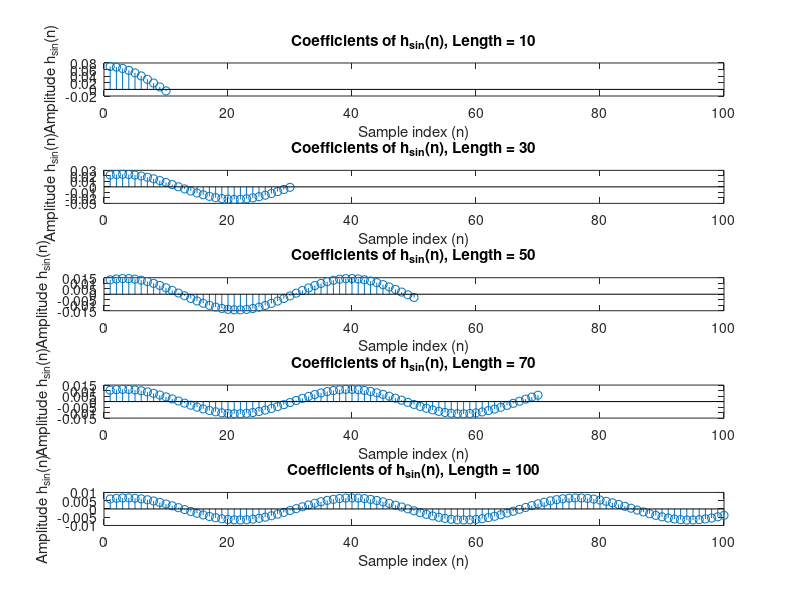

Recreate this plot in MATLAB.

h_BB_reversedOrder = [-.00141272;
        -.000657779;
        -.000252045;
        -.000145228;
        -.000617492;
        -.000191559;
        .000119438;
        .000290811;
        .000167393;
        .000182847;
        -3.09946e-5;
        -.00026106;
        4.44179e-5;
        .000438254;
        .000630993;
        .000814702;
        .000689883;
        .000642405;
        .000780218;
        .000765876;
        .000596609;
        .000212804;
        -.00015842;
        -.000493322;
        -.000456846;
        -.000281913;
        -.000351245;
        -.000389521;
        -.000415859;
        -.00032167;
        -.000236221;
        -.000365496;
        -.000825367;
        -.00112215;
        -.000978803;
        -.00080876;
        -.000523907;
        -.000273839;
        -1.74858e-5;
        .00012968;
        .000297517;
        .00039157;
        .000309692;
        .000567595;
        .000793763;
        .00086271;
        .00104966;
        .00129369;
        .00121516;
        .00111702;
        .000983938;
        .000800474;
        .000617981;
        .000251385;
        -.000365834;
        -.000617057;
        -.000655467;
        -.000434984;
        -.000450132;
        -.000837581;
        -.00110953;
        -.0010192;
        -.000682965;
        -.000113112;
        .000145882;
        4.88261e-5;
        .000127582;
        -5.93261e-6;
        .000268949;
        .000472477;
        .000727159;
        .000480282;
        .000196024;
        8.17864e-5;
        -2.55988e-5;
        .000364708;
        .000698414;
        .000825581;
        .000624775;
        .000259453;
        -.000129758;
        -.000466599;
        -.000631378;
        -.00055212;
        -.000696473;
        -.000889099;
        -.000898535;
        -.000821679;
        -.000611938;
        -.000380395;
        -.00020353;
        -.000333252;
        -.000216571;
        .000105189;
        .000253755;
        .000254397;
        .000429243;
        .000433591;
        .00078856;
        .000940862;
        .000931926;
        .000982811;
        .00105755;
        .00140907;
        .00149995;
        .00141607;
        .000723957;
        .000328487;
        2.76906e-5;
        -.000205565;
        -.000423485;
        -.000897024;
        -.00131941;
        -.00142747;
        -.00103157;
        -.000633993;
        -.000457755;
        -.000476328;
        -.000499022;
        -.000590104;
        -.000557087;
        -.000654081;
        -.000706798;
        -.000386317;
        -.000159001;
        -2.58096e-6;
        -.000107082;
        -.000230291;
        3.19991e-5;
        .000482579;
        .000821164;
        .00115511;
        .00120296;
        .00133516;
        .00166862;
        .00175554;
        .00171744;
        .00141179;
        .000604784;
        -.000297363;
        -.000841691;
        -.000827251;
        .00027397;
        .000732172;
        .000930474;
        .000301475;
        -.000628479;
        -.00106053;
        -.000873266;
        -.000249997;
        -.000132312;
        -.000179967;
        -.000347866;
        -.000210684;
        .00044521;
        .00121758;
        .00140804;
        .000761121;
        .000255313;
        .000749035;
        .00115672;
        .00121131;
        .000868579;
        .000376071;
        .000119052;
        .000508669;
        .000218091;
        -.000416066;
        -.000868279;
        -.000553352;
        .000725122;
        .00124181;
        .000551526;
        -.000583037;
        -.00108452;
        -.000968645;
        -.000533759;
        -.000666731;
        -.00161321;
        -.00241413;
        -.00184122;
        -.000757215;
        -.000280423;
        -.00024884;
        6.76651e-5;
        .000972938;
        .00106875;
        .000535781;
        .000415205;
        .000318108;
        .00150698;
        .00381178;
        .00390535;
        .00256514;
        .00229319;
        .00266915;
        .00321265;
        .00206183;
        -.00030724;
        -.00179824;
        -.00217024;
        -.00107075;
        .000376813;
        -.000496404;
        -.00290908;
        -.00340027;
        -.00163203;
        .00120175;
        .0031251;
        .00183827;
        -.00152242;
        -.00292401;
        -.00143692;
        .00171916;
        .00237708;
        -.000994343;
        -.00321863;
        -.000952024;
        .00248545;
        .00342764;
        .00275113;
        .000646626;
        7.18166e-5;
        .00172346;
        .00285203;
        .0011248;
        -.00276784;
        -.00351308;
        -.00404589;
        -.00576478;
        -.00627417;
        -.00461246;
        -.0029044;
        -.0023959;
        -.000812939;
        -.000813743;
        -.000212602;
        .00344022;
        .00350009;
        .000415846;
        -.00268262;
        -.00478718;
        -.0026969;
        .00115534;
        .00348059;
        .00404951;
        .00113131;
        -.00435468;
        .000430783;
        .0113827;
        .0173366;
        .0125891;
        -.00262453;
        -.00643324;
        .00641665;
        .0210815;
        .0173755;
        -.00879144;
        -.0267158;
        -.0145421;
        .00979372;
        .0199397;
        .0069828;
        -.0111964;
        -.0129418;
        .00488667;
        .0181088;
        .011256;
        -.00197886;
        -.0194854;
        -.0319395;
        -.0220775;
        -.00846599;
        -.0102601;
        -.00636326;
        -.00988754;
        -.0149764;
        .00849097;
        .0302413;
        .0240454;
        .00965893;
        .000758763;
        -.00601488;
        -.00121768;
        .00458289;
        .000735437;
        -.00283795;
        -.00108667;
        .0017589;
        .0008376;
        -.000789678;
        -.000546514;
        .000414681;
        .000500272;
        -4.29855e-5;
        -9.60023e-5;
        .000147468;
        .000213372;
        .000143693;
        5.29525e-5;
        6.39882e-5;
        5.67605e-5;
        8.90269e-5;
        2.72659e-5;
        -6.38299e-5;
        -3.62145e-5;
        -3.49186e-5;
        -7.1811e-5;
        -8.98332e-5;
        -3.10874e-5;
        -6.59179e-5;
        -4.36235e-5;
        1.21481e-6;
        -2.48148e-5;
        -3.69303e-6;
        -9.97263e-6;
        2.762e-5;
        -7.21136e-6;
        3.04775e-6;
        6.1665e-5;
        -8.18706e-6;
        2.2994e-5;
        5.36919e-5;
        2.25576e-5;
        .000169764];

h_sin_reversedOrder = [.000853052;
        .000702412;
        .00053087;
        .0003435;
        .000145913;
        -5.60225e-5;
        -.000256271;
        -.000448892;
        -.000628139;
        -.000788714;
        -.000925761;
        -.00103527;
        -.00111392;
        -.00115939;
        -.00117038;
        -.00114644;
        -.00108845;
        -.000997963;
        -.000877792;
        -.000731493;
        -.000563404;
        -.000378525;
        -.000182394;
        1.91803e-5;
        .000220171;
        .000414607;
        .000596682;
        .000760996;
        .000902664;
        .00101741;
        .00110189;
        .0011535;
        .00117079;
        .0011532;
        .00110133;
        .00101659;
        .000901595;
        .000759748;
        .000595275;
        .000413082;
        .000218585;
        1.75723e-5;
        -.000183966;
        -.000380012;
        -.000564744;
        -.000732675;
        -.000878756;
        -.000998682;
        -.00108885;
        -.00114659;
        -.0011702;
        -.00115894;
        -.00111321;
        -.00103424;
        -.000924544;
        -.000787291;
        -.000626586;
        -.000447236;
        -.000254545;
        -5.42797e-5;
        .0001476;
        .00034508;
        .00053229;
        .000703655;
        .00085405;
        .00097904;
        .00107482;
        .00113864;
        .00116849;
        .00116359;
        .00112404;
        .00105095;
        .000946601;
        .000814067;
        .000657289;
        .000480926;
        .000290248;
        9.09222e-5;
        -.000111111;
        -.000309824;
        -.000499317;
        -.000673942;
        -.000828492;
        -.000958392;
        -.0010597;
        -.00112947;
        -.00116559;
        -.00116699;
        -.0011337;
        -.00106657;
        -.000967721;
        -.000840033;
        -.000687306;
        -.00051411;
        -.00032561;
        -.000127419;
        7.45778e-5;
        .000274361;
        .000465958;
        .000643693;
        .000802244;
        .00093695;
        .00104375;
        .00111942;
        .00116178;
        .0011696;
        .0011425;
        .00108143;
        .000988124;
        .000865417;
        .000716928;
        .000547094;
        .000360989;
        .000164111;
        -3.76462e-5;
        -.000238268;
        -.000431808;
        -.000612445;
        -.000774864;
        -.000914206;
        -.00102634;
        -.00110787;
        -.00115641;
        -.00117049;
        -.00114969;
        -.00109473;
        -.00100711;
        -.000889489;
        -.000745371;
        -.000579079;
        -.000395517;
        -.000200163;
        1.13641e-6;
        .00020241;
        .00039767;
        .000581074;
        .000747176;
        .000891051;
        .00100838;
        .00109574;
        .00115035;
        .00117073;
        .00115629;
        .00110739;
        .00102558;
        .000913168;
        .000773585;
        .000610949;
        .000430135;
        .000236517;
        3.58483e-5;
        -.000165879;
        -.000362668;
        -.000548638;
        -.000718275;
        -.00086651;
        -.000988982;
        -.00108188;
        -.00114266;
        -.00116936;
        -.00116125;
        -.00111853;
        -.00104254;
        -.000935458;
        -.000800505;
        -.000641756;
        -.000463859;
        -.000272138;
        -7.23257e-5;
        .00012965;
        .000327758;
        .000516113;
        .000689088;
        .000841575;
        .000968985;
        .00106753;
        .00113429;
        .00116726;
        .00116553;
        .001129;
        .00105887;
        .000957236;
        .000827094;
        .000672307;
        .000497501;
        .000307896;
        .000109111;
        -9.29146e-5;
        -.000292177;
        -.000482739;
        -.00065892;
        -.000815467;
        -.000947727;
        -.00105178;
        -.00112453;
        -.0011637;
        -.00116829;
        -.00113805;
        -.00107396;
        -.000977853;
        -.000852614;
        -.000702011;
        -.000530492;
        -.000343164;
        -.000145632;
        5.62362e-5;
        .000256431;
        .000448985;
        .000628186;
        .000788646;
        .00092563;
        .00103506;
        .00111365;
        .00115908;
        .00117002;
        .00114605;
        .00108803;
        .000997546;
        .000877366;
        .000731062;
        .000562957;
        .00037813;
        .000182009;
        -1.95116e-5;
        -.000220459;
        -.00041483;
        -.000596855;
        -.000761116;
        -.000902697;
        -.00101741;
        -.00110183;
        -.00115336;
        -.0011706;
        -.00115296;
        -.00110101;
        -.00101626;
        -.000901234;
        -.000759365;
        -.000594898;
        -.000412696;
        -.000218209;
        -1.7213e-5;
        .000184289;
        .000380301;
        .000564963;
        .000732847;
        .000878886;
        .000998756;
        .00108893;
        .00114656;
        .00117011;
        .00115876;
        .00111301;
        .00103405;
        .000924326;
        .000787074;
        .000626372;
        .000446996;
        .000254327;
        5.40854e-5;
        -.000147757;
        -.000345208;
        -.000532371;
        -.000703653;
        -.000854018;
        -.000978922;
        -.0010747;
        -.00113839;
        -.00116823;
        -.00116322;
        -.00112358;
        -.00105055;
        -.000946133;
        -.000813595;
        -.000656773;
        -.000480417;
        -.000289738;
        -9.04302e-5;
        .00011158;
        .00031028;
        .000499749;
        .000674316;
        .000828842;
        .000958687;
        .00105997;
        .00112969;
        .00116576;
        .0011671;
        .00113376;
        .00106663;
        .000967706;
        .000839973;
        .000687245;
        .000514034;
        .000325541;
        .000127344;
        -7.4647e-5;
        -.000274405;
        -.000465993;
        -.000643702;
        -.000802241;
        -.000936866;
        -.00104367;
        -.00111932;
        -.00116158;
        -.00116932;
        -.00114222;
        -.00108112;
        -.000987781;
        -.000865057;
        -.000716568;
        -.000546707;
        -.00036059;
        -.000163722;
        3.80207e-5;
        .000238636;
        .000432149;
        .000612803;
        .000775179;
        .000914506;
        .00102659;
        .00110808;
        .00115662;
        .00117067;
        .00114989];

h_reversedOrder_10 = [-.00449295;
        .00752834;
        .0193255;
        .0305473;
        .0408578;
        .0499543;
        .0575608;
        .0634529;
        .0674576;
        .0694506];

h_reversedOrder_30 = [-.000869588;
        -.00477665;
        -.00854139;
        -.0120514;
        -.0152033;
        -.0179019;
        -.0200676;
        -.0216363;
        -.0225593;
        -.0228108;
        -.0223838;
        -.0212891;
        -.019561;
        -.0172504;
        -.0144256;
        -.0111717;
        -.00758463;
        -.00377228;
        .000152782;
        .0040732;
        .00787234;
        .0114372;
        .0146613;
        .0174488;
        .0197167;
        .0213969;
        .0224403;
        .0228155;
        .0225111;
        .0215367];

h_reversedOrder_50 = [-.00294149;
        -.000498849;
        .00195866;
        .00435786;
        .00662722;
        .00869932;
        .0105121;
        .0120122;
        .0131541;
        .0139049;
        .014241;
        .0141535;
        .0136438;
        .0127282;
        .0114334;
        .00979823;
        .00787118;
        .00570979;
        .0033784;
        .00094626;
        -.00151406;
        -.00392923;
        -.00622747;
        -.00834036;
        -.0102046;
        -.0117649;
        -.0129748;
        -.0137987;
        -.0142115;
        -.0142006;
        -.0137673;
        -.0129239;
        -.0116954;
        -.010119;
        -.0082405;
        -.00611748;
        -.00381181;
        -.00139258;
        .00106794;
        .00349675;
        .00582132;
        .00797262;
        .00988632;
        .011506;
        .0127829;
        .0136789;
        .0141674;
        .0142343;
        .0138771;
        .0131068];

h_reversedOrder_70 = [.00579668;
        .00407936;
        .00224058;
        .000335078;
        -.00158046;
        -.00344887;
        -.00521469;
        -.00682502;
        -.00823201;
        -.00939451;
        -.0102765;
        -.0108525;
        -.0111061;
        -.0110279;
        -.0106219;
        -.00989936;
        -.00888195;
        -.0076002;
        -.00609208;
        -.00440253;
        -.00258184;
        -.00068424;
        .00123371;
        .00311493;
        .00490329;
        .00654562;
        .00799323;
        .00920264;
        .0101381;
        .0107715;
        .011084;
        .0110666;
        .0107192;
        .0100531;
        .00908735;
        .00785094;
        .00638092;
        .00472066;
        .00291993;
        .00103212;
        -.000886377;
        -.00277847;
        -.00458779;
        -.00626052;
        -.00774686;
        -.00900225;
        -.00999004;
        -.0106798;
        -.0110519;
        -.0110943;
        -.0108071;
        -.0101974;
        -.00928453;
        -.00809474;
        -.00666405;
        -.00503488;
        -.00325572;
        -.00137965;
        .000537524;
        .00243868;
        .00426712;
        .00596864;
        .00749223;
        .00879264;
        .00983131;
        .010577;
        .0110082;
        .0111113;
        .0108834;
        .0103313];

h_reversedOrder_100 = [-.00388405;
        -.00476368;
        -.00550135;
        -.00607525;
        -.00646832;
        -.0066687;
        -.00667044;
        -.00647362;
        -.00608401;
        -.00551305;
        -.004778;
        -.0039008;
        -.00290722;
        -.00182706;
        -.000692609;
        .000462479;
        .00160381;
        .00269737;
        .00371056;
        .00461325;
        .00537864;
        .00598378;
        .00641072;
        .00664675;
        .0066848;
        .00652377;
        .00616848;
        .00562951;
        .00492272;
        .00406941;
        .00309497;
        .00202836;
        .000901245;
        -.000252672;
        -.00139909;
        -.00250375;
        -.003534;
        -.00445891;
        -.00525094;
        -.00588675;
        -.0063472;
        -.00661855;
        -.00669292;
        -.00656785;
        -.00624755;
        -.00574072;
        -.00506313;
        -.00423463;
        -.00328017;
        -.00222801;
        -.00110937;
        4.21864e-5;
        .00119249;
        .00230732;
        .0033534;
        .00429957;
        .00511773;
        .00578348;
        .00627707;
        .00658358;
        .00669403;
        .00660524;
        .00631965;
        .00584584;
        .00519797;
        .00439515;
        .00346166;
        .00242496;
        .00131604;
        .000167953;
        -.000985154;
        -.00210895;
        -.00316991;
        -.00413652;
        -.00497993;
        -.00567486;
        -.00620111;
        -.00654233;
        -.006689;
        -.00663634;
        -.00638606;
        -.00594562;
        -.00532816;
        -.00455187;
        -.00364015;
        -.00261996;
        -.00152181;
        -.000378326;
        .000776436;
        .00190808;
        .00298281;
        .00396894;
        .00483674;
        .00556044;
        .00611843;
        .00649444;
        .00667703;
        .00666057;
        .00644594;
        .0060393];


h_BB = flip(h_BB_reversedOrder');
h_sin = flip(h_sin_reversedOrder');
h_sin_100 = flip(h_reversedOrder_100');
h_sin_70 = flip(h_reversedOrder_70');
h_sin_50 = flip(h_reversedOrder_50');
h_sin_30 = flip(h_reversedOrder_30');
h_sin_10 = flip(h_reversedOrder_10');

close all

% h_BB: Plot the filter coefficiencts:
% figure(1);
% stem(h_BB);
% title('Filter coefficients of h_{BB}');
% xlabel('Samples'); % Added
% ylabel('Amplitude'); % Added
% axis([0 325 -0.04 0.04])
% 
% % H_BB: Plot the magnitude
% figure(2);
% N_fft = 325;   %Zero-pad FFT for increased frequency resolution
% plot(abs(fft(h_BB, N_fft))); hold on;
% title('Filter magnitude response of H_{BB}');
% xlabel('Frequency f´ = 325f/fs'); %A frequency unit (which?)
% ylabel('|H_{BB}|');
% axis([0 325 -4 4])

% H_BB: Plot the magnitude
% figure(3);
% N_fft = 325;   %Zero-pad FFT for increased frequency resolution
% plot(angle(fft(h_BB,N_fft)));
% title('Filter phase response of H_{BB}');
% xlabel('Frequency f´ = 325f/fs'); %A frequency unit (which?)
% ylabel('Phase [rad]');
% axis([0 325 -4 4])

%%
% close all
% figure(3)
% 
% subplot(3,1,1)
% stem(h_BB);
% title('Filter coefficients of h_{BB}(n)');
% xlabel('Sample index [n]'); % Added
% ylabel('Amplitude h_{BB}(n)'); % Added
% axis([0 325 -0.032 0.032])
% 
% fs=16000;
% 
% subplot(3,1,2)
% %N_fft = 325;   %Zero-pad FFT for increased frequency resolution
% plot(abs(fft(h_BB,fs))); hold on;
% title('Filter magnitude response of H_{BB}(n)');
% xlabel('Frequency [Hz]'); %A frequency unit (which?)
% ylabel('Magnitude |H_{BB}(n)|');
% %axis([0 fs 0 0.35])
% 
% subplot(3,1,3)
% N_fft = 325;   %Zero-pad FFT for increased frequency resolution
% plot(angle(fft(h_BB,fs)));
% title('Filter phase response of H_{BB}(n)');
% xlabel('Frequency [Hz]'); %A frequency unit (which?)
% ylabel('Phase [rad]');
% %axis([0 fs -4 4])

figure(4)

subplot(5,1,5)
stem(h_sin_100);
title('Coefficients of h_{sin}(n), Length = 100');
xlabel('Sample index (n)'); % Added
ylabel('Amplitude h_{sin}(n)'); % Added
% axis([0 100 -0.05 0.07])
xlim([0 100])

subplot(5,1,4)
stem(h_sin_70);
title('Coefficients of h_{sin}(n), Length = 70');
xlabel('Sample index (n)'); % Added
ylabel('Amplitude h_{sin}(n)'); % Added
% axis([0 100 -0.05 0.07])
xlim([0 100])

subplot(5,1,3)
stem(h_sin_50);
title('Coefficients of h_{sin}(n), Length = 50');
xlabel('Sample index (n)'); % Added
ylabel('Amplitude h_{sin}(n)'); % Added
% axis([0 100 -0.05 0.07])
xlim([0 100])

subplot(5,1,2)
stem(h_sin_30);
title('Coefficients of h_{sin}(n), Length = 30');
xlabel('Sample index (n)'); % Added
ylabel('Amplitude h_{sin}(n)'); % Added
% axis([0 100 -0.05 0.07])
xlim([0 100])

subplot(5,1,1)
stem(h_sin_10);
title('Coefficients of h_{sin}(n), Length = 10');
xlabel('Sample index (n)'); % Added
ylabel('Amplitude h_{sin}(n)'); % Added
xlim([0 100])
% axis([0 100 -0.05 0.07])
% axis([0 325 -0.0012 0.0012])
% 
% fs=16000;
% 
% subplot(3,1,2)
% %N_fft = 325;   %Zero-pad FFT for increased frequency resolution
% plot(abs(fft(h_sin,fs))); hold on;
% title('Filter magnitude response of H_{sin}(n)');
% xlabel('Frequency [Hz]'); %A frequency unit (which?)
% ylabel('Magnitude |H_{sin}(n)|');
% %axis([0 fs 0 0.2])
% 
% subplot(3,1,3)
% N_fft = 325;   %Zero-pad FFT for increased frequency resolution
% plot(angle(fft(h_sin,fs)));
% title('Filter phase response of H_{sin}(n)');
% xlabel('Frequency [Hz]'); %A frequency unit (which?)
% ylabel('Phase [rad]');
% %axis([0 fs -4 4])

